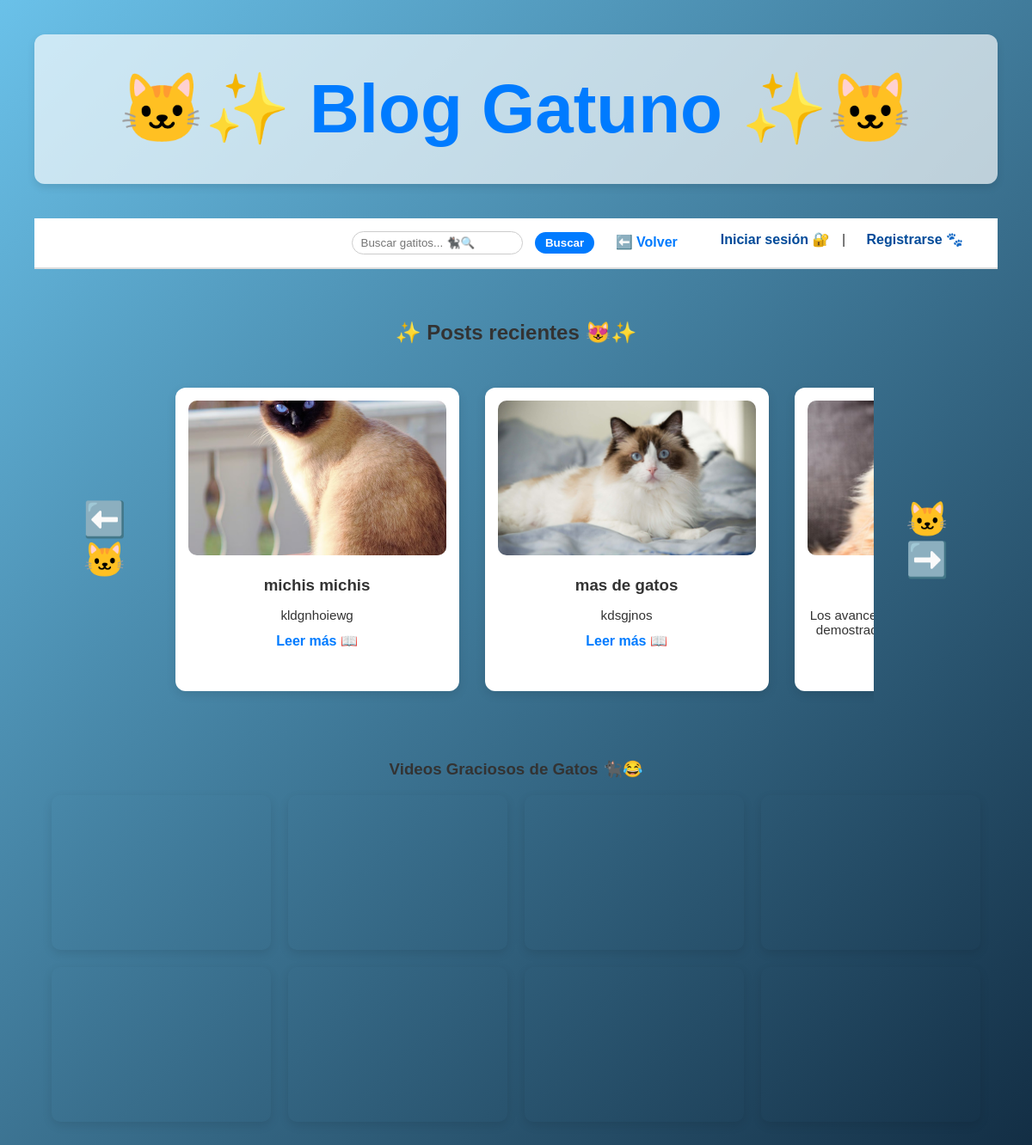
The page / on the database its author committed.
### posts/models.py (models this page shows, shortened)
class Post(models.Model):
    titulo = models.CharField(max_length=200)
    contenido = models.TextField()
    imagen = models.ImageField(upload_to='posts/', blank=True, null=True)
    fecha_publicacion = models.DateTimeField(auto_now_add=True)
    autor = models.ForeignKey('auth.User', on_delete=models.CASCADE)

### posts/views.py (the view)
# urls.py: path('', PostListView.as_view(), name='lista_posts'),
class PostListView(ListView):
    model = Post
    template_name = 'posts/lista_posts.html'
    context_object_name = 'posts'
    ordering = ['-fecha_publicacion']
    def get_queryset(self):
        queryset = super().get_queryset()
        query = self.request.GET.get('q')
        if query:
            queryset = queryset.filter(
                Q(titulo__icontains=query) | Q(contenido__icontains=query)
            )
        return queryset

### posts/templates/posts/lista_posts.html (shortened to what this page needs)
{% extends 'base.html' %}
{% block content %}
<h2 class="section-title">✨ Posts recientes 😻✨</h2>
{% if posts %}
<div class="carousel-wrapper">
    <button id="btn-left" class="carousel-btn">⬅️🐱</button>
    <div id="carousel" class="carousel">
        {% for post in posts %}
        <div class="carousel-item">
            {% if post.imagen %}
                <img src="{{ post.imagen.url }}" alt="{{ post.titulo }}">
            {% endif %}
            <h3>{{ post.titulo }}</h3>
            <p>{{ post.contenido|truncatechars:80 }}</p>
            <a href="{% url 'detalle_post' post.pk %}">Leer más 📖</a>
        </div>
        {% endfor %}
    </div>
    <button id="btn-right" class="carousel-btn">🐱➡️</button>
</div>
{% else %}
<p class="no-posts">No hay posts para mostrar. 🐾 ¡Crea uno nuevo!</p>
{% endif %}
<section class="videos-section">
    <h3>Videos Graciosos de Gatos 🐈‍⬛😂</h3>
    <div class="videos-grid">
        <iframe src="https://www.youtube.com/embed/HdwwGkesOSc" frameborder="0" allowfullscreen></iframe>
        <iframe src="https://www.youtube.com/embed/5SWIuLuV59I" frameborder="0" allowfullscreen></iframe>
        <iframe src="https://www.youtube.com/embed/MN4DQ_Vd0nE" frameborder="0" allowfullscreen></iframe>
        <iframe src="https://www.youtube.com/embed/OqH9RoUNG24" frameborder="0" allowfullscreen></iframe>
        <iframe src="https://www.youtube.com/embed/fUklfPpMcHY" frameborder="0" allowfullscreen></iframe>
        <iframe src="https://www.youtube.com/embed/JBpLNxX8D3U" frameborder="0" allowfullscreen></iframe>
        <iframe src="https://www.youtube.com/embed/j8jVnyXYKcU" frameborder="0" allowfullscreen></iframe>
        <iframe src="https://www.youtube.com/embed/4b0gzFXmtCk&list=RD4b0gzFXmtCk&start_radio=1" frameborder="0" allowfullscreen></iframe>
    </div>
</section>
{% endblock %}

### posts/templates/base.html (shortened to what this page needs)
{% load static %}
<!DOCTYPE html>
<html lang="es">
<head>
    <link rel="stylesheet" href="{% static 'css/styles.css' %}">
</head>
<body>
<header class="header">
    <h1>🐱✨ Blog Gatuno ✨🐱</h1>
</header>
<nav class="top-nav">
    <form action="{% url 'lista_posts' %}" method="get" class="search-form">
        <input type="text" name="q" placeholder="Buscar gatitos... 🐈‍⬛🔍" value="{{ request.GET.q }}">
        <button type="submit">Buscar</button>
        <a href="{% url 'lista_posts' %}">⬅️ Volver</a>
    </form>
    <div class="nav-right">
        {% if user.is_authenticated %}
            <span>Hola, {{ user.username }} 👋</span> |
            <a href="{% url 'crear_post' %}">Crear Post 📝</a> |
            <form action="{% url 'logout' %}" method="post" style="display: inline;">
                {% csrf_token %}
                <button type="submit" class="btn-link">Cerrar sesión ❌</button>
            </form>
        {% else %}
            <a href="{% url 'login' %}">Iniciar sesión 🔐</a> |
            <a href="{% url 'register' %}">Registrarse 🐾</a>
        {% endif %}
    </div>
</nav>
<main class="container">
    {% block content %}{% endblock %}
</main>
</body>
</html>

### static/css/styles.css (style rules this page uses)
body { font-family: Arial, sans-serif; background: linear-gradient(135deg, #cde5f7, #f1f9ff); color: #000; margin: 0; padding: 0; }
.header { text-align: center; padding: 40px 0; background: #ffffffaa; font-size: 2.5rem; color: #004a99; }
.top-nav { display: flex; justify-content: flex-end; background: #fff; padding: 15px 30px; border-bottom: 2px solid #ddd; }
.nav-right span, .nav-right a { margin-left: 20px; color: #004a99; text-decoration: none; }
.container { max-width: 1200px; margin: 0 auto; padding: 40px 20px; }
.section-title { text-align: center; margin-bottom: 30px; }
.carousel-wrapper { display: flex; align-items: center; justify-content: center; margin-bottom: 50px; }
.carousel { display: flex; overflow-x: auto; scroll-behavior: smooth; gap: 30px; width: 80%; padding: 20px; }
.carousel-item { flex: 0 0 300px; background: #ffffff; border-radius: 12px; padding: 15px; text-align: center; box-shadow: 0 4px 12px rgba(0,0,0,0.1); }
.carousel-item img { width: 100%; height: 180px; object-fit: cover; border-radius: 10px; margin-bottom: 10px; }
.carousel-item h3 { margin: 10px 0; }
.carousel-item p { font-size: 0.95rem; margin-bottom: 12px; }
.carousel-item a { color: #007BFF; text-decoration: none; font-weight: bold; }
.carousel-btn { background: transparent; border: none; font-size: 2.5rem; cursor: pointer; user-select: none; margin: 0 10px; }
.videos-section { text-align: center; margin-top: 60px; }
.videos-grid { display: grid; grid-template-columns: repeat(4, 1fr); gap: 20px; max-width: 1200px; margin: 0 auto; }
.videos-grid iframe { width: 100%; height: 180px; border-radius: 10px; box-shadow: 0 4px 12px rgba(0,0,0,0.1); }
body { background: linear-gradient(135deg, #195991 0%, #00f2fe 100%); font-family: 'Segoe UI', Tahoma, Geneva, Verdana, sans-serif; color: #333; margin: 0; padding: 40px; min-height: 100vh; }
header { background: rgba(84, 77, 190, 0.9); padding: 20px 40px; border-radius: 12px; text-align: center; box-shadow: 0 4px 10px rgba(0,0,0,0.1); margin-bottom: 40px; }
header h1 { margin: 0; color: #007BFF; }
nav a, nav form button { margin: 0 10px; color: #007BFF; font-weight: bold; text-decoration: none; }
body { background: linear-gradient(135deg, #6ac1e9, #112b41); font-family: Arial, sans-serif; color: #333; }
.search-form { display: inline-block; margin-right: 20px; }
.search-form input[type="text"] { padding: 5px 10px; border-radius: 20px; border: 1px solid #ccc; }
.search-form button { background-color: #007BFF; color: #fff; border: none; padding: 5px 12px; border-radius: 20px; cursor: pointer; }

### rows shown on the page
Post: imagen (picture), titulo "michis michis", contenido "kldgnhoiewg"
Post: imagen (picture), titulo "mas de gatos", contenido "kdsgjnos"
Post: imagen (picture), contenido "Los…"
